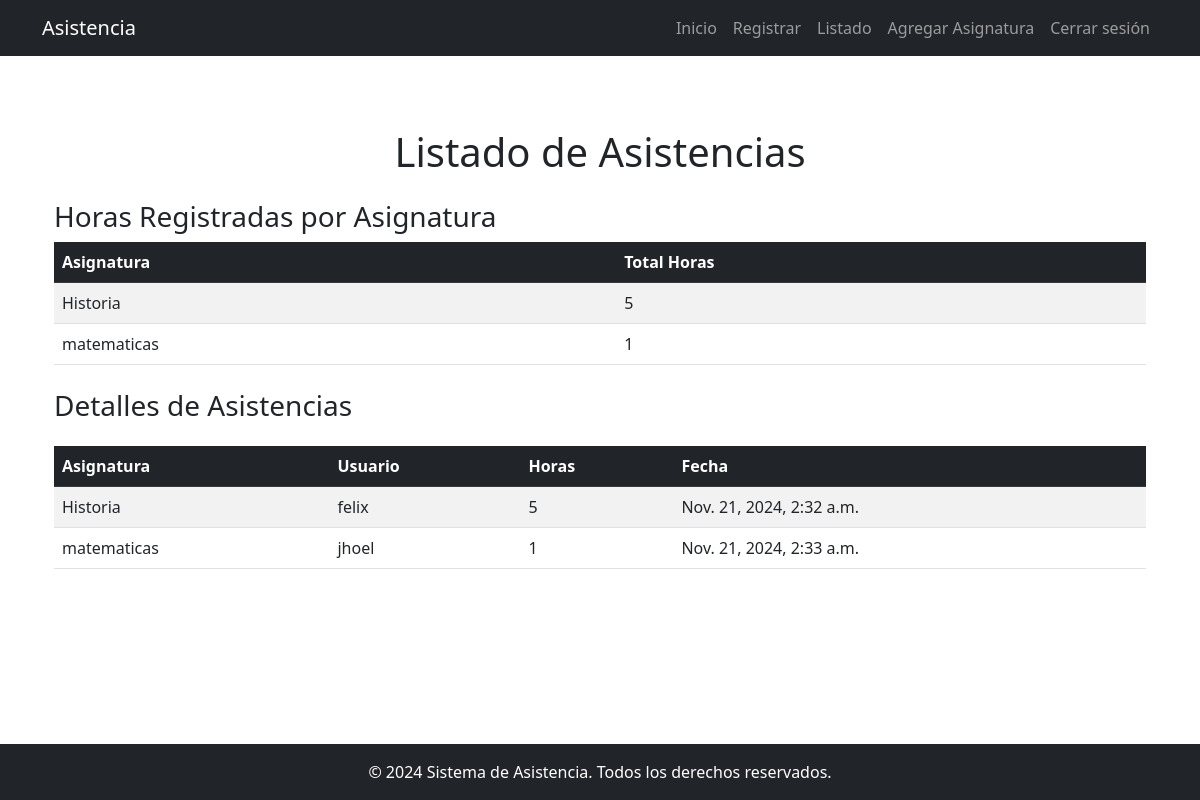
Screenshot of /listar/ (signed in) with the database file from the repository.
### control_asistencia/models.py (models this page shows, shortened)
class Asignatura(models.Model):
    nombre = models.CharField(max_length=100)
    horas_realizadas = models.PositiveIntegerField(default=0)

class Asistencia(models.Model):
    asignatura = models.ForeignKey(Asignatura, on_delete=models.CASCADE)
    usuario = models.ForeignKey(User, on_delete=models.CASCADE)
    fecha = models.DateTimeField(auto_now_add=True)
    horas = models.PositiveIntegerField()

### control_asistencia/views.py (the view)
# urls.py: path('listar/', views.listar_asistencia, name='listar_asistencia'),
@login_required
def listar_asistencia(request):
    asistencias = Asistencia.objects.all()
    es_lider = request.user.groups.filter(name="Líder").exists()
    horas_por_asignatura = Asistencia.objects.values('asignatura__nombre').annotate(total_horas=Sum('horas'))
    return render(request, "listar_asistencia.html", {
        "asistencias": asistencias,
        "es_lider": es_lider,
        "horas_por_asignatura": horas_por_asignatura,
    })

### control_asistencia/templates/listar_asistencia.html (shortened to what this page needs)
{% extends "base.html" %}
{% block content %}
<div class="container mt-5">
    <h1 class="text-center">Listado de Asistencias</h1>
    <h3 class="mt-4">Horas Registradas por Asignatura</h3>
    <table class="table table-striped mt-2">
        <thead class="table-dark">
            <tr>
                <th>Asignatura</th>
                <th>Total Horas</th>
            </tr>
        </thead>
        <tbody>
            {% for asignatura in horas_por_asignatura %}
            <tr>
                <td>{{ asignatura.asignatura__nombre }}</td>
                <td>{{ asignatura.total_horas }}</td>
            </tr>
            {% endfor %}
        </tbody>
    </table>
    <h3 class="mt-4">Detalles de Asistencias</h3>
    <table class="table table-striped mt-4">
        <thead class="table-dark">
            <tr>
                <th>Asignatura</th>
                <th>Usuario</th>
                <th>Horas</th>
                <th>Fecha</th>
            </tr>
        </thead>
        <tbody>
            {% for asistencia in asistencias %}
            <tr>
                <td>{{ asistencia.asignatura.nombre }}</td>
                <td>{{ asistencia.usuario.username }}</td>
                <td>{{ asistencia.horas }}</td>
                <td>{{ asistencia.fecha }}</td>
            </tr>
            {% endfor %}
        </tbody>
    </table>
</div>
{% endblock %}

### control_asistencia/templates/base.html (shortened to what this page needs)
<!DOCTYPE html>
<html lang="en">
<head>
    <link href="https://cdn.jsdelivr.net/npm/bootstrap@5.3.0/dist/css/bootstrap.min.css" rel="stylesheet">
</head>
<body class="d-flex flex-column min-vh-100">
    {% include './navbar.html' %}
    <div class="container mt-4">
        {% block content %}{% endblock %}
    </div>
    {% include './footer.html' %}
</body>
</html>

### control_asistencia/templates/navbar.html (shortened to what this page needs)
<nav class="navbar navbar-expand-lg navbar-dark bg-dark">
    <div class="container">
        <a class="navbar-brand" href="#">Asistencia</a>
        <div class="collapse navbar-collapse" id="navbarNav">
            <ul class="navbar-nav ms-auto">
                <li class="nav-item">
                    <a class="nav-link" href="{% url 'pagina_inicio' %}">Inicio</a>
                </li>
                <li class="nav-item"><a class="nav-link" href="{% url 'registrar_asistencia' %}">Registrar</a></li>
                <li class="nav-item"><a class="nav-link" href="{% url 'listar_asistencia' %}">Listado</a></li>
                <li class="nav-item"><a class="nav-link" href="{% url 'agregar_asignatura' %}">Agregar Asignatura</a></li>
                {% if user.is_authenticated %}
                    <li class="nav-item">
                        <a class="nav-link" href="{% url 'logout' %}">Cerrar sesión</a>
                    </li>
                {% else %}
                    <li class="nav-item">
                        <a class="nav-link" href="{% url 'login' %}">Iniciar sesión</a>
                    </li>
                {% endif %}
            </ul>
        </div>
    </div>
</nav>

### control_asistencia/templates/footer.html
<footer class="bg-dark text-white py-3 mt-auto">
    <div class="container text-center">
        <p class="mb-0">&copy; 2024 Sistema de Asistencia. Todos los derechos reservados.</p>
    </div>
</footer>

### rows the page displays
Asignatura: asignatura__nombre "Historia", total_horas "5"
Asignatura: asignatura__nombre "matematicas", total_horas "1"
Asistencia: asignatura.nombre "Historia", usuario.username "felix", horas "5", fecha "Nov. 21, 2024, 2:32 a.m."
Asistencia: asignatura.nombre "matematicas", usuario.username "jhoel", horas "1", fecha "Nov. 21, 2024, 2:33 a.m."
